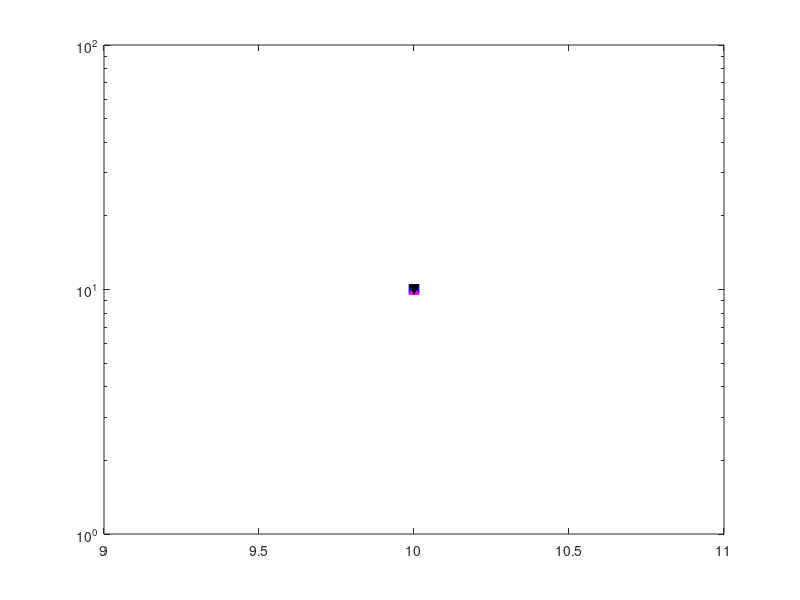

This figure's MATLAB source: (Note: this script raises an error after producing the figure.)
clc;clear;clf;

figure(1)
semilogy(10,10,'-or','markerfacecolor','r','MarkerSize',7)
hold on
semilogy(10,10,'-sb','markerfacecolor','b','MarkerSize',7)
semilogy(10,10,'-^m','markerfacecolor','m','MarkerSize',7)
semilogy(10,10,'-vk','markerfacecolor','k','MarkerSize',7)

dop=0.05;
rho=(besselj(0,2*pi*dop)).^2;
lint = 4e2;
[x0, w] = GaussLegendre(lint);
pdf_joint=@(x,y,av_snr) exp(-(rho.*x+y)./((1-rho).*av_snr)).*besseli(0,2.*sqrt(rho.*x.*y)./((1-rho).*av_snr))./((1-rho).*av_snr);
av_snr=10.^(15./10);
load MI_16QAM.mat;
MI_16QAM=[0 MI_16QAM(1:end-1)' 4];
th=[0 10.^((SNR(1:end-1))'./10) 1e10];
Qam_th=@(R) interp1(MI_16QAM,th,R);

%%
load WEP_Turbo_16QAM_rate1.5poincenage6_3gpp.mat
WEP_set(isnan(WEP_set))=0;
WEP_set(WEP_set==0)=1e-100;
SNRLin(SNRLin==0)=1e-10;
SNRLindb=linspace(-10,25,200);
SNRLin_set=10.^(SNRLindb./10);

rate=1.5;
snr_th=Qam_th(rate);

for j=1:length(SNRLin_set)
    Dx=-log(10^-30).*(1-rho).*av_snr+rho.*SNRLin_set(j);
    xx = (x0+1)*Dx/2;
    yy=interp1(10.*log10(SNRLin),10.*log10(WEP_set(:,1)),10.*log10(xx));
    yy=10.^(yy./10);
    val=yy.*pdf_joint(SNRLin_set(j),xx,av_snr);
    WEP_set_tc(j)=sum(val.*w)*Dx/2;
    yy=xx<=Qam_th(rate);
    val=yy.*pdf_joint(SNRLin_set(j),xx,av_snr);
    WEP_set_p(j)=sum(val.*w)*Dx/2;
end

hold on
semilogy(10.*log10(SNRLin_set),WEP_set_tc,'-r','linewidth',1.2)

semilogy(10.*log10(SNRLin_set),WEP_set_p,'--r','linewidth',1.2)

p0=76;
p1=10;
y1=WEP_set_tc((p0:p1:end));
y11=WEP_set_p((p0:p1:end));
x1=SNRLin_set(p0:p1:end);
semilogy(10.*log10(x1),y1,'or','markerfacecolor','r','MarkerSize',7)
semilogy(10.*log10(x1),y11,'or','markerfacecolor','r','MarkerSize',7)

%%
load WEP_Turbo_16QAM_rate2.25poincenage6_3gpp.mat

WEP_set(isnan(WEP_set))=0;
WEP_set(WEP_set==0)=1e-100;
SNRLin(SNRLin==0)=1e-10;
SNRLindb=linspace(-10,25,200);
SNRLin_set=10.^(SNRLindb./10);

rate=2.25;
snr_th=Qam_th(rate);

for j=1:length(SNRLin_set)
    Dx=-log(10^-30).*(1-rho).*av_snr+rho.*SNRLin_set(j);
    xx = (x0+1)*Dx/2;
    yy=interp1(10.*log10(SNRLin),10.*log10(WEP_set(:,1)),10.*log10(xx));
    yy=10.^(yy./10);
    val=yy.*pdf_joint(SNRLin_set(j),xx,av_snr);
    WEP_set_tc(j)=sum(val.*w)*Dx/2;
    yy=xx<=Qam_th(rate);
    val=yy.*pdf_joint(SNRLin_set(j),xx,av_snr);
    WEP_set_p(j)=sum(val.*w)*Dx/2;
end

semilogy(10.*log10(SNRLin_set),WEP_set_tc,'-b','linewidth',1.2)

semilogy(10.*log10(SNRLin_set),WEP_set_p,'--b','linewidth',1.2)

p0=81;
p1=20;
y2=WEP_set_tc((p0:p1:end));
y22=WEP_set_p((p0:p1:end));
x2=SNRLin_set(p0:p1:end);
semilogy(10.*log10(x2),y2,'sb','markerfacecolor','b','MarkerSize',7)
semilogy(10.*log10(x2),y22,'sb','markerfacecolor','b','MarkerSize',7)
%%

load WEP_Turbo_16QAM_rate3poincenage6_3gpp.mat

WEP_set(isnan(WEP_set))=0;
WEP_set(WEP_set==0)=1e-100;
SNRLin(SNRLin==0)=1e-10;
SNRLindb=linspace(-10,25,200);
SNRLin_set=10.^(SNRLindb./10);

rate=3;
snr_th=Qam_th(rate);

for j=1:length(SNRLin_set)
    Dx=-log(10^-30).*(1-rho).*av_snr+rho.*SNRLin_set(j);
    xx = (x0+1)*Dx/2;
    yy=interp1(10.*log10(SNRLin),10.*log10(WEP_set(:,1)),10.*log10(xx));
    yy=10.^(yy./10);
    val=yy.*pdf_joint(SNRLin_set(j),xx,av_snr);
    WEP_set_tc(j)=sum(val.*w)*Dx/2;
    yy=xx<=Qam_th(rate);
    val=yy.*pdf_joint(SNRLin_set(j),xx,av_snr);
    WEP_set_p(j)=sum(val.*w)*Dx/2;
end

semilogy(10.*log10(SNRLin_set),WEP_set_tc,'-m','linewidth',1.2)

semilogy(10.*log10(SNRLin_set),WEP_set_p,'--m','linewidth',1.2)

p0=105;
p1=20;
y2=WEP_set_tc((p0:p1:end));
y22=WEP_set_p((p0:p1:end));
x2=SNRLin_set(p0:p1:end);
semilogy(10.*log10(x2),y2,'^m','markerfacecolor','m','MarkerSize',7)
semilogy(10.*log10(x2),y22,'^m','markerfacecolor','m','MarkerSize',7)
%%
load WEP_Turbo_16QAM_rate3.75poincenage6_3gpp.mat

WEP_set(isnan(WEP_set))=0;
WEP_set(WEP_set==0)=1e-100;
SNRLin(SNRLin==0)=1e-10;
SNRLindb=linspace(-10,25,200);
SNRLin_set=10.^(SNRLindb./10);

rate=3.75;
snr_th=Qam_th(rate);

for j=1:length(SNRLin_set)
    Dx=-log(10^-30).*(1-rho).*av_snr+rho.*SNRLin_set(j);
    xx = (x0+1)*Dx/2;
    yy=interp1(10.*log10(SNRLin),10.*log10(WEP_set(:,1)),10.*log10(xx));
    yy=10.^(yy./10);
    val=yy.*pdf_joint(SNRLin_set(j),xx,av_snr);
    WEP_set_tc(j)=sum(val.*w)*Dx/2;
    yy=xx<=Qam_th(rate);
    val=yy.*pdf_joint(SNRLin_set(j),xx,av_snr);
    WEP_set_p(j)=sum(val.*w)*Dx/2;
end

semilogy(10.*log10(SNRLin_set),WEP_set_tc,'-k','linewidth',1.2)

semilogy(10.*log10(SNRLin_set),WEP_set_p,'--k','linewidth',1.2)

p0=127;
p1=20;
y2=WEP_set_tc((p0:p1:end));
y22=WEP_set_p((p0:p1:end));
x2=SNRLin_set(p0:p1:end);
semilogy(10.*log10(x2),y2,'vk','markerfacecolor','k','MarkerSize',7)
semilogy(10.*log10(x2),y22,'vk','markerfacecolor','k','MarkerSize',7)
%%
xlabel('SNR')
ylabel('WEP')

grid

legend('R=1.5XX','R=2.25','R=3','R=3.75','Location','SouthWest')
axis([02 20 5e-4 1])
set(gca,'fontsize',11)
ll=legend;
set(ll,'FontSize',15);
%set(gcf,'PaperPositionMode','manual');

set(gcf,'PaperUnits','centimeters');
lar=512;
lon=2*lar/(1.1+sqrt(5));
set(gcf,'Position',[384 874 lar lon]);
set(gcf,'PaperPosition',[1.19 16 1.19 16]);
set(gca,'fontName','Times')
set(gcf,'PaperPositionMode','auto');




name_figure = 'Wep_TR';
print('-depsc','-r300',name_figure)



%load Turbo2_BRQ6.mat

% figure(1)
% 
% load WEP_Turbo_16QAM_rate1.5poincenage6_3gpp.mat
% 
% i=1;
% 
% Rate_parity_Set(i)
% semilogy(10.*log10(SNRLin),WEP_set(:,i),'-r')
% 
% hold on
% 
% i=5
% Rate_parity_Set(i)
% loglog(SNRLin,WEP_set(:,i),'-.m')
% 
% 
% i=10
% Rate_parity_Set(i)
% loglog(SNRLin,WEP_set(:,i),'-.g')
% 
% i=15
% Rate_parity_Set(i)
% loglog(SNRLin,WEP_set(:,i),'-.b')
% 
% axis([-5 6 1e-4 1])
% 
% legend('Rp=0','Rp=0.37','Rp=0.84','Rp=1.3')
% 
% xlabel('SNR')
% ylabel('WEP')
% 
% grid

% 
% figure(2)
% 
% load WEP_Turbo_16QAM_rate1.5poincenage6_3gpp.mat
% 
% for i=1:length(Rate_parity_Set)-1
%     semilogy(10.*log10(SNRLin),WEP_set(:,i))
%     hold on
% end
% axis([-5 6 1e-4 1])
% title('R=1.5')
% 
% 
% figure(3)
% 
% load WEP_Turbo_16QAM_rate2.25poincenage6_3gpp.mat
% 
% for i=1:length(Rate_parity_Set)-1
%     semilogy(10.*log10(SNRLin),WEP_set(:,i))
%     hold on
% end
% axis([-5 10 1e-4 1])
% title('R=2.25')
% 
% figure(4)
% 
% load WEP_Turbo_16QAM_rate3poincenage6_3gpp.mat
% 
% for i=1:length(Rate_parity_Set)-1
%     semilogy(10.*log10(SNRLin),WEP_set(:,i))
%     hold on
% end
% axis([-5 15 1e-4 1])
% title('R=3')
% 
% figure(5)
% 
% load WEP_Turbo_16QAM_rate3.75poincenage6_3gpp.mat
% 
% for i=1:length(Rate_parity_Set)-1
%     semilogy(10.*log10(SNRLin),WEP_set(:,i))
%     hold on
% end
% axis([-5 20 1e-4 1])
% title('R=4')
% 
% figure(6)
% 
% load MI_16QAM.mat
% MI_16QAM=[0 MI_16QAM(1:end-1)' 4];
% th=[0 10.^((SNR(1:end-1))'./10) 1e10];
% Qam_th=@(R) interp1(MI_16QAM,th,R);
% Qam_r=@(gamma) interp1(th,MI_16QAM,gamma);
% 
% load WEP_Turbo_16QAM_rate1.5poincenage6_3gpp.mat
% 
% load WEP_Turbo_16QAM_rate1.5poincenage6_3gpp.mat
% %[val,nan_v]=max(isnan(WEP_set(:,1)));
% %[val,nan_v]=min((WEP_set(:,1))>=1e-4);
% %j=nan_v;
% %j=(nan_v-1)*(nan_v>1)+length(SNRLin)*(nan_v==1);
% % SNRLin_m{i}=[0 SNRLin(1:j) 1e100];
% % WEP_m{i}=[1 (WEP_set((1:j),1))' 0];
% i=1;
% [C,IA,IC] = unique(WEP_set(:,1), 'last') ;
% output_wep = WEP_set((sort(IA)),1);
% output_SNRLin=SNRLin(sort(IA));
% [val,nan_v]=max(isnan(output_wep));
% j=(nan_v-1)*(nan_v>1)+length(IA)*(nan_v==1);
% SNRLin_m{i}=[1e-50 output_SNRLin(1:j) 1e100];
% WEP_m{i}=[1 output_wep(1:j)' 1e-50];
% 
% epsilon=1e-1;
% for i=1:length(Rate_parity_Set)-1
%     snr_th(i)=interp1(squeeze(WEP_m{1}(:,i)),10.*log10(squeeze(SNRLin_m{1})),epsilon);
% end
% plot(Rate_parity_Set(1:end-1),snr_th,'r',Rate_parity_Set(1:end-1),10.*log10(Qam_th(Rate_parity_Set(1:end-1))),'r')
% axis([-5 6 1e-4 1])
% title('R=1.5')
%     

